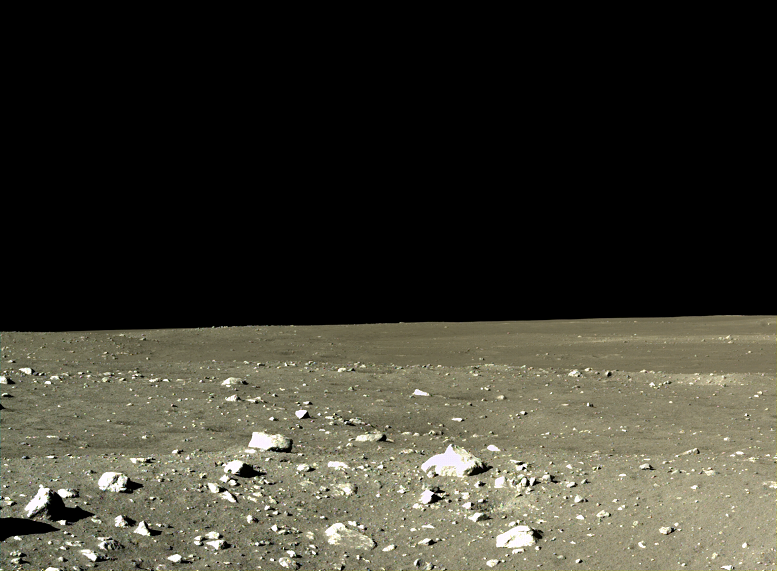
#> input picture data/test_data/test_010.png, 777 x 571 px, found by its file name
$ python rank_images.py
#> lines starting #> are read from the running program, lines starting #| are printed output that depends on the picture; after the words box and inside, x2 and y2 are one past the last pixel; in counts of white or black regions, pixels touching at a corner belong together
### src/ippsra/image_processing_funcs.py
"""Functions that will be used for determining the amount of bounding boxes
in an image thus allowing for the summation of how many found stones/boulders
/imperfections in the image.
"""
import cv2 as cv
import numpy as np
import random as rng

# defined threshold here to change values
thresh = 200


class ImageAnalysis():

    @classmethod
    def __init__(cls):
        """Sets the threshold values for the various rankings of the density
        of bounding boxes in an image.
        """
        cls.risky_threshold = 0.1
        cls.allowable_threshold = 0.05
        cls.hazard_area_threshold = 15000  # bboxes too large to be hazards
        cls.test_img = './data/images/render/render9327.png'
        cls.thresh = 200  # default threshold passed in

    def bounding_box(self, img, threshold=thresh):
        """Threshold function to process a contrasted image to create bounding
        boxes for the image. This will "find" the obstructions in an image.

        Args:
            threshold (int): This argument is optional and set to a default
            if no parameter is applied. The threshold value that will control
            where the bounding boxes will be placed on the image. This controls
            what is considered as an obstruction.

            img (png): image to be segmented with bounding boxes
        """
#> called with img = './data/test_data/test_010.png', threshold = 200
        img = cv.imread(cv.samples.findFile(img))
#> img is the input picture: shape (571, 777, 3); mean B, G, R 47, 57.7, 59.2
        img = cv.cvtColor(img, cv.COLOR_BGR2GRAY)
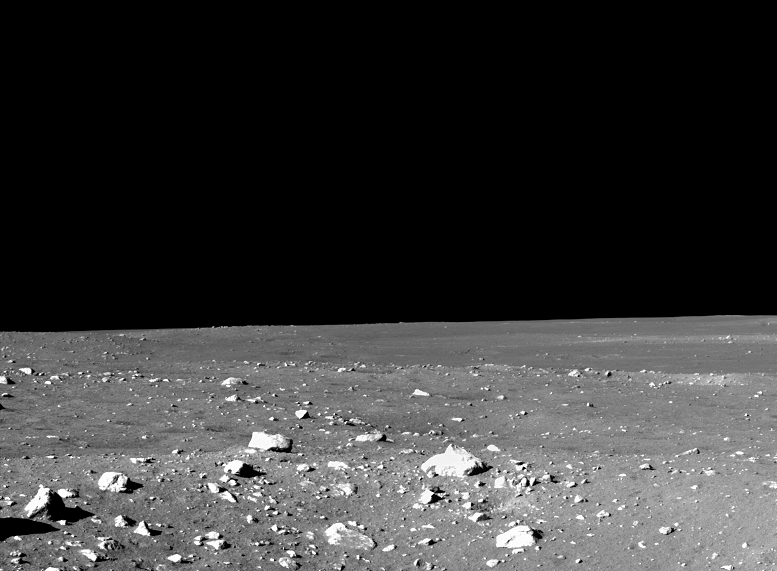
#> img: shape (571, 777); min 0, max 255, mean 56.9
        image = cv.blur(img, (3, 3))
        canny_output = cv.Canny(image, threshold, threshold * 2)
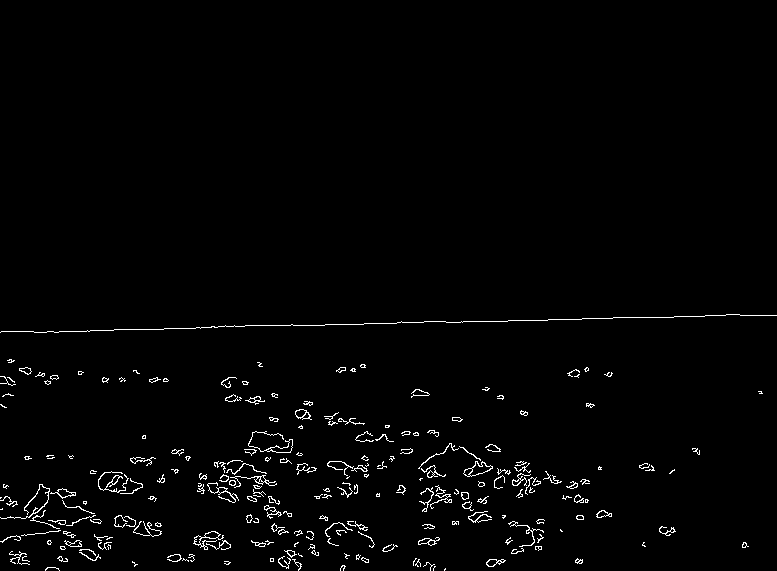
#> canny_output: shape (571, 777); 1.7% white in thin lines or dots, all inside (x1, y1, x2, y2) = (0, 314, 777, 571)
        contours, _ = cv.findContours(canny_output,
                                      cv.RETR_TREE, cv.CHAIN_APPROX_SIMPLE)
#> contours = 343 contours, 267 with area under 20; largest, box (x1, y1, x2, y2) and area: (463, 461, 493, 477) 217, (469, 461, 493, 477) 153, (248, 431, 293, 453) 148, (193, 531, 224, 550) 143, (270, 439, 293, 453) 121
        contours_poly = [None]*len(contours)
#> contours_poly = 343 items
        boundRect = [None]*len(contours)
#> boundRect = 343 items
        centers = [None]*len(contours)
#> centers = 343 items
        radius = [None]*len(contours)
#> radius = 343 items
        for i, c in enumerate(contours):
            contours_poly[i] = cv.approxPolyDP(c, 3, True)
            boundRect[i] = cv.boundingRect(contours_poly[i])
            centers[i], radius[i] = cv.minEnclosingCircle(contours_poly[i])
#> this loop made 343 passes
#> c on passes 1, 18: [[445, 568], [444, 569], [444, 570], [445, 569]], [[270, 558], [270, 561], [273, 561], [273, 558]]
#> after the loop, boundRect = 343 items, first 6: (445, 568, 1, 1), (45, 569, 15, 2), (433, 566, 3, 5), (340, 566, 6, 5), (423, 562, 12, 9), (224, 561, 7, 2); centers = 343 pairs, first value 1 to 760, second value 323.5 to 569.5; contours_poly = 343 contours, 275 with area under 20; largest, box (x1, y1, x2, y2) and area: (463, 461, 493, 477) 204, (193, 531, 224, 550) 172, (248, 431, 293, 453) 157, (207, 482, 239, 503) 123, (469, 461, 493, 475) 122; radius = 343 values, max 388.1 at index 342, min 0.0001 at index 0, mean 6.09
        drawing = np.zeros((canny_output.shape[0], canny_output.shape[1], 3),
                           dtype=np.uint8)

        delta_x = []
        delta_y = []
        for i in range(len(contours)):
            color = (rng.randint(0, 256),
                     rng.randint(0, 256),
                     rng.randint(0, 256))
            cv.drawContours(drawing, contours_poly, i, color)
            cv.rectangle(drawing,
                         (int(boundRect[i][0]),
                          int(boundRect[i][1])),
                         (int(boundRect[i][0]+boundRect[i][2]),
                          int(boundRect[i][1]+boundRect[i][3])),
                         color, 2)
            delta_xi = int(boundRect[i][2])
            delta_x.append(delta_xi)
            delta_yi = int(boundRect[i][3])
            delta_y.append(delta_yi)
#> this loop made 343 passes
#> (color, delta_xi, delta_yi) on passes 1 to 3: ((197, 215, 20), 1, 1), ((132, 248, 207), 15, 2), ((155, 244, 183), 3, 5)
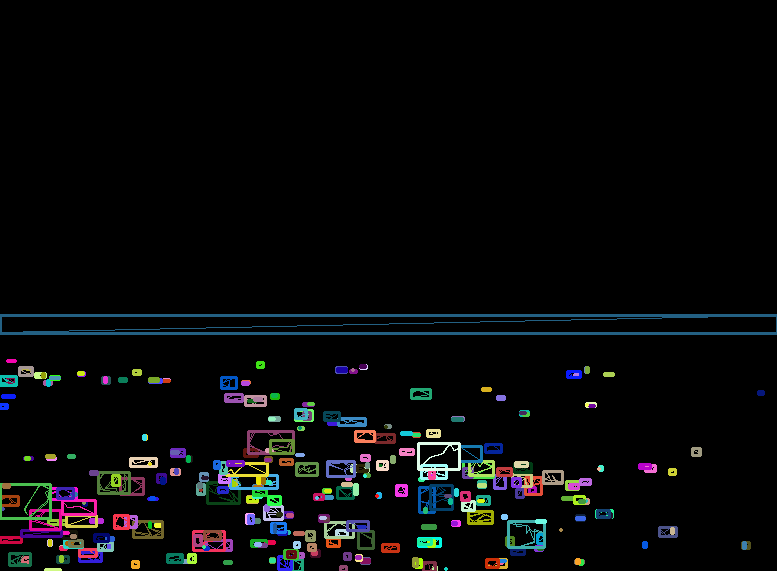
#> drawing: shape (571, 777, 3); mean of channels 0, 1, 2 9.3, 8.6, 7.7; drawn as B, G, R
#> after the loop, delta_x = 343 values, max 777 at index 342, min 1 at index 0, mean 12.15; delta_y = 343 values, max 34 at index 175, min 1 at index 0, mean 5.82

        hazard_count = len(contours)
#> hazard_count = 343
        # cv.imshow('Contours', drawing)
        return delta_x, delta_y, hazard_count, drawing

    def num_hazards(self, img, threshold=thresh):
        """This function takes in the .png image containing the bounding
        boxes from 'bounding.py'. It then iterates through a masked numpy
        array (array containing ones and zeros) to identify locations of
        bounding boxes. From here it will return coordinates of bounding
        boxes, of which we can analyze further to provide more intuition.

        Args:
            img (png): undoctored image we want segmented

            threshold (int): This argument is optional and set to a default
            if no parameter is applied. The threshold value that will control
            where the bounding boxes will be placed on the image. This controls
            what is considered as an obstruction.

        Returns:
            int: number of bounding boxes.
        """
        delta_x, delta_y, hazard_count, drawing = self.bounding_box(img,
                                                                    threshold)
#> hazard_count = 343

        return hazard_count

    def density_hazards(self, img, threshold=thresh):
        """Function to determine a ratio between the area covered by the
        hazards and the total area in the image.

        Args:
            img (png): undoctored image we want segmented

            threshold (int): This argument is optional and set to a default
            if no parameter is applied. The threshold value that will control
            where the bounding boxes will be placed on the image. This controls
            what is considered as an obstruction.

        Returns:
            float: Density ratio of area of bounding boxes to area of image.
        """
        delta_x, delta_y, hazard_count, drawing = self.bounding_box(img,
                                                                    threshold)
#> call 2 of bounding_box, with img = './data/test_data/test_010.png', threshold = 200
#> in bounding_box (call 2), `contours_poly = [None]*len(contours)`: contours_poly = 343 items
#> the loop in bounding_box (call 2), `for i, c in enumerate(contours):` made 343 passes
#> after the loop in bounding_box (call 2), `for i, c in enumerate(contours):`: contours_poly = 343 contours, 275 with area under 20; largest, box (x1, y1, x2, y2) and area: (463, 461, 493, 477) 204, (193, 531, 224, 550) 172, (248, 431, 293, 453) 157, (207, 482, 239, 503) 123, (469, 461, 493, 475) 122
#> the loop in bounding_box (call 2), `for i in range(len(contours)):` made 343 passes
#> (color, delta_xi, delta_yi) on passes 1 to 3: ((217, 142, 89), 1, 1), ((86, 32, 80), 15, 2), ((56, 196, 222), 3, 5)
#> after the loop in bounding_box (call 2), `for i in range(len(contours)):`:
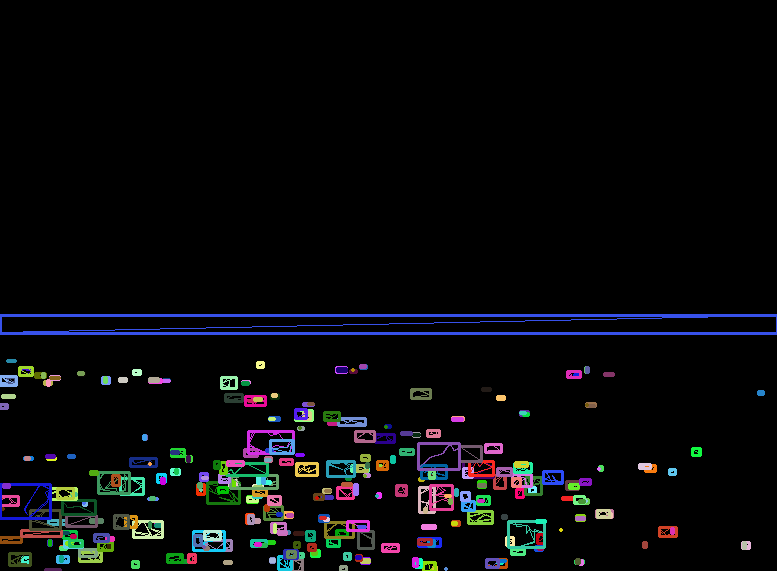
#> drawing: shape (571, 777, 3); mean of channels 0, 1, 2 10.6, 8.7, 8; drawn as B, G, R
#> hazard_count = 343
        undoctored_img = cv.imread(img)

        # Extracting the height and width of an image
        h, w = undoctored_img.shape[:2]
        undoctored_area = np.absolute(h * w)

        area = []
        for i in range(len(delta_x)):
            area_i = delta_x[i]*delta_y[i]
            area.append(area_i)
            if area[i] > self.hazard_area_threshold:
                area[i] = 0
#> this loop made 343 passes
#> area_i on passes 2, 4, 5: 30, 30, 108
#> after the loop, area = 343 values, max 13986 at index 342, min 1 at index 0, mean 127.2

        haz_area_tot = sum(area)
#> haz_area_tot = 43630
        density = round(np.absolute(haz_area_tot / undoctored_area), 2)
#> density = 0.1

        return density

    def hazard_score(self, img, threshold=thresh):
        """The function for the ranking of images based on the detected hazards
        in the image. Currently, this is a ranking from the range of 1-3. This
        was chosen based on the simplicity of the ranking. By this it is
        simple to say that: the ranking 1 contains no obstructions in the image
        that is being processed, the ranking 2 contains less than 25% of
        coverage, and 3 is anything above 25%. (This is a generalization and
        is dependant on the size of the aircraft, but we have to assume a
        spacecraft size) We will work on exactly how this is determined

        Args:
            img (png): undoctored image we want segmented

            threshold (int): This argument is optional and set to a default
            if no parameter is applied. The threshold value that will control
            where the bounding boxes will be placed on the image. This controls
            what is considered as an obstruction.

        Returns:
            int: The ranking of how the image ranks on the ranking scale (1-3)
        """
        density = self.density_hazards(img, threshold)
#> call 3 of bounding_box, with img = './data/test_data/test_010.png', threshold = 200
#> in bounding_box (call 3), `contours_poly = [None]*len(contours)`: contours_poly = 343 items
#> the loop in bounding_box (call 3), `for i, c in enumerate(contours):` made 343 passes
#> after the loop in bounding_box (call 3), `for i, c in enumerate(contours):`: contours_poly = 343 contours, 275 with area under 20; largest, box (x1, y1, x2, y2) and area: (463, 461, 493, 477) 204, (193, 531, 224, 550) 172, (248, 431, 293, 453) 157, (207, 482, 239, 503) 123, (469, 461, 493, 475) 122
#> the loop in bounding_box (call 3), `for i in range(len(contours)):` made 343 passes
#> (color, delta_xi, delta_yi) on passes 1 to 3: ((132, 207, 229), 1, 1), ((215, 81, 214), 15, 2), ((64, 57, 57), 3, 5)
#> after the loop in bounding_box (call 3), `for i in range(len(contours)):`:
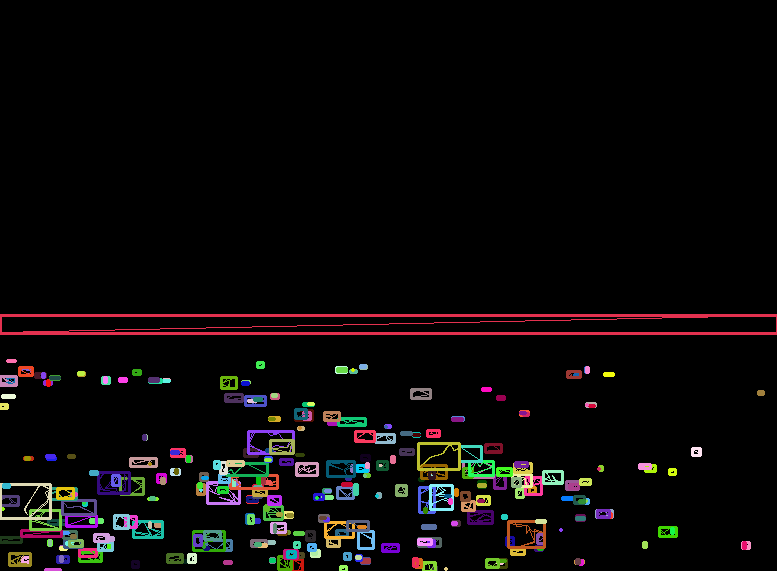
#> drawing: shape (571, 777, 3); mean of channels 0, 1, 2 8.4, 8.5, 10.7; drawn as B, G, R
#> the loop in density_hazards (call 2), `for i in range(len(delta_x)):` made 343 passes
#> density = 0.1
        if density <= self.allowable_threshold:
            score = 1  # Great score (1-3 scale ATM)
            return score
        elif density <= self.risky_threshold:
            score = 2  # Moderate score
            return score
        else:
            score = 3  # Bad score
            return score

    def single_hazards_list(self, filt_hazard_score, sorted_image_info):
        """_summary_

        Args:
            filt_hazard_score (int): An integer from 1--3 that represents the
            hazard score of the image to filter the sorted image info by.
            sorted_image_info (list): A sorted list of all the images that have
            been ranked by hazard score function, but don't have to be sorted.

        Returns:
            filt_hazard_list (list): a list of the filtered images based on
            hazard score
        """
#> called with filt_hazard_score = 1
        image_data = sorted_image_info['Hazard Score']
        for rank in image_data:
            if rank == filt_hazard_score:
                filt_hazard_list = sorted_image_info.loc[image_data ==
                                                         filt_hazard_score]
                filt_hazard_list = filt_hazard_list.reset_index(drop=False)
                return filt_hazard_list

### src/ippsra/rank_images.py
"""Script to iterate through a directory of data and input the images into
a useable DataFrame
"""
import os
import sys
import pandas as pd
import cv2
import argparse
sys.path.append('./src/ippsra')
from image_processing_funcs import ImageAnalysis  # nopep8
import plot_utils as pu  # nopep8


def get_args():
    """A function that parses all the inputs from the user to be used in this
    script

    Returns:
        Argument Parser: The function to get the arguments from the user input
    """

    parser = argparse.ArgumentParser(description='Code for ranking a '
                                     + 'directory of images on a custom scale '
                                     + 'that is defined at this following '
                                     + 'link https://github.com/collin-love/'
                                     + 'ippsra/blob/main/README.md',
                                     formatter_class=argparse.
                                     ArgumentDefaultsHelpFormatter)
    parser.add_argument('--Directory', '-D', default='./data/test_data',
                        help='The PATH to the directory containing the images '
                        + 'that are going to be processed')
    parser.add_argument('--Extension', '-ext', default='png',
                        help='A list of the extensions for the image data '
                        + 'that is present in the directory for processing',
                        choices=['bmp', 'dib', 'jpeg', 'jpg', 'png', 'webp',
                                 'pbm', 'pgm', 'ppm', 'pxm', 'pnm', 'sr',
                                 'ras', 'tiff', 'tif', 'exr', 'hdr', 'pic'])
    parser.add_argument('--csvPath', default='./data/processed_data',
                        help='The PATH to the directory where the CSV file '
                        + 'will be saved')
    parser.add_argument('--csvName', default='sorted_test.csv',
                        help='Then name of the CSV file that will be created')
    parser.add_argument('--fileName', default='./data/processed_data/Test_',
                        help='The test name for the file. ex: if '
                        + '--fileName test1_  then this would result in '
                        + 'test1_1_scatter.png')
    parser.add_argument('--save', default='False',
                        help='Boolean for if you want to save the files',
                        choices=['True', 'False'])
    parser.add_argument('--imgIdx', default='0',
                        help='The index of the image that you want to show at '
                        + 'the end of the script from a sorted list of images '
                        + 'from best to worst. The default is 0 (the best '
                        + 'ranked image)')
    parser.add_argument('--showImages', default='True',
                        help='Boolean for if you want to show images',
                        choices=['True', 'False'])
    parser.add_argument('--showPlots', default='True',
                        help='Boolean for if you want to plot the data',
                        choices=['True', 'False'])

    return parser.parse_args()


def rank_images():
    """The main script in this repository that will iterate through a directory
    and output ranked data to a CSV file in the name of the user's choice and
    location. As well as other plots with the use of the plot_utils.py script

    Raises:
        OSError: The specified directory does not exist
        OSError: The specified directory does not contain any images
        OSError: The specified directory has data created with the same
        specified name
        OSError: The directory that the CSV file is to be saved to does not
        exist
    """
    args = get_args()

    # Renaming the class function for ease of use
    IA = ImageAnalysis()
    # Adding all the arguments to variables for use in the script
    ext = args.Extension
    imageDir = args.Directory
    csvPath = args.csvPath
    csvName = args.csvName
    save = args.save
    showPlots = args.showPlots
    showImages = args.showImages
    fileName = args.fileName
    imgIdx = int(args.imgIdx)
    file_exists = os.path.exists(csvPath + '/' + csvName)

    # Check to see if a file already exists. Added here to fail fast
    if save == 'True' and file_exists is True:
        raise OSError(f'(OSError): The file {csvName} already exists in '
                      + f'the directory {csvPath}. Please move or delete '
                      + 'the file and try again')

    try:
        # Check to see if the data directory exists and is populated
        if os.path.exists(imageDir) is False:
            raise OSError(f'(OSError): The directory {imageDir} does not '
                          + 'exist')
        # Checking if the data dir is empty or not by listing the contents
        if len(os.listdir(imageDir)) == 0:
            raise OSError(f'(OSError): The directory {imageDir} is empty')
        # Check if the csv directory exists
        if os.path.exists(csvPath) is False:
            raise OSError(f'(OSError): The directory {csvPath} does not '
                          + 'exist')
    finally:
        # Creating an empty list to store the data
        Is = [[] for _ in range(len(os.listdir(imageDir)))]
        # Iterate through the directory and rank the images
        i = 0
        with os.scandir(imageDir) as image_dir:
            print(f'There are {len(os.listdir(imageDir))} images in this dir')
            for entry in image_dir:
                if entry.name.endswith(ext) and entry.is_file():
                    # Create the full OS path to the image
                    imagePath = os.path.join(imageDir, entry.name)
                    # Extend function to add the data to the empty list
                    Is[i].append(entry.name)
                    Is[i].append(IA.num_hazards(img=imagePath,
                                                threshold=200))
                    Is[i].append(IA.density_hazards(img=imagePath,
                                                    threshold=200))
                    Is[i].append(IA.hazard_score(img=imagePath,
                                                 threshold=200))
                if i % 20 == 0:
                    print(f'{i} images have been ranked')
                i = i + 1

        # Creating a header for the output file
        header = ['Image Name', 'Number of Hazards',
                  'Density of Hazards', 'Hazard Score']

        # Create a data frame from the nested lists
        image_info = pd.DataFrame(Is, columns=header, index=None)
        # Sort the data by the density of hazards
        sorted_image_info = image_info.sort_values(
            by='Density of Hazards', ascending=True)

        # Pull out all images that have a hazard score of 1
        filt_hazard_score = 1
        one_hazard = IA.single_hazards_list(filt_hazard_score,
                                            sorted_image_info)
        print(f'There are {len(one_hazard)} images with a hazard score of 1')
        # Pull out all images that have a hazard score of 2
        filt_hazard_score = 2
        two_hazard = IA.single_hazards_list(filt_hazard_score,
                                            sorted_image_info)
        print(f'There are {len(two_hazard)} images with a hazard score of 2')
        # Pull out all images that have a hazard score of 3
        filt_hazard_score = 3
        three_hazard = IA.single_hazards_list(filt_hazard_score,
                                              sorted_image_info)
#> (the run stopped early here; a loop or call above may not have finished)
